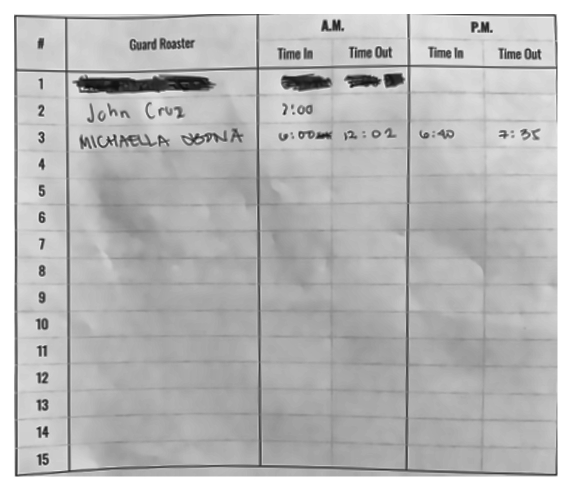
#> input picture storage/_dad_test_out/full_preprocessed.jpg, 1143 x 981 px (shown at 1/2 size)
$ python -i dad_form_ocr_prep.py   (imports and definitions only)
#> lines starting #> are read from the running program, lines starting #| are printed output that depends on the picture
#> further down, picture is the input picture: shape (981, 1143, 3); min 6, max 255, mean 185.4
#!/usr/bin/env python3
"""
Daily Time Record (DTR) — OpenCV table grid detection + per-column crops for isolated OCR.
Columns: Guard Roaster, A.M. Time In/Out, P.M. Time In/Out (+ POST field above table).
"""
from __future__ import annotations

import json
import os
import re
import sys
from pathlib import Path
from typing import Any

import cv2
import numpy as np

try:
    from scipy import ndimage
except ImportError:
    ndimage = None  # type: ignore

# Golden Z DTR template (normalized) after perspective warp — col_name starts after # column
FALLBACK = {
    "post": (0.08, 0.20, 0.92, 0.28),
    "col_name": (0.14, 0.30, 0.38, 0.88),
    "col_am_in": (0.38, 0.30, 0.52, 0.88),
    "col_am_out": (0.52, 0.30, 0.66, 0.88),
    "col_pm_in": (0.66, 0.30, 0.80, 0.88),
    "col_pm_out": (0.80, 0.30, 0.96, 0.88),
}

# Narrow left column is row # (1–15); guard roster starts after it
ROW_NUM_COL_MAX_FRAC = 0.14


# [34 lines left out: functions order_points, four_point_transform, find_document_quad, not called in this run]


def preprocess(bgr: np.ndarray) -> np.ndarray:
    gray = cv2.cvtColor(bgr, cv2.COLOR_BGR2GRAY)
    h, w = gray.shape[:2]
#> h = 981; w = 1143
    gray = cv2.resize(gray, (int(w * 2.5), int(h * 2.5)), interpolation=cv2.INTER_CUBIC)
#> gray: shape (2452, 2857)
    gray = cv2.fastNlMeansDenoising(gray, None, h=6, templateWindowSize=7, searchWindowSize=21)
    clahe = cv2.createCLAHE(clipLimit=2.2, tileGridSize=(8, 8))
    gray = clahe.apply(gray)
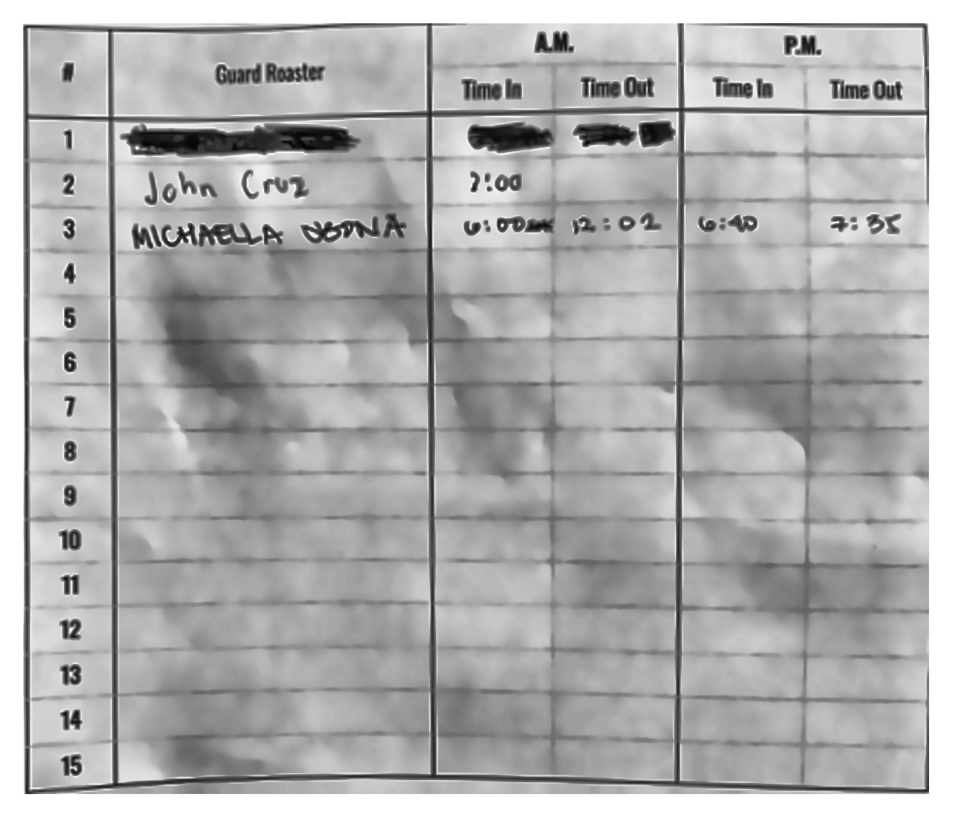
#> gray: shape (2452, 2857) (shown at 1/3 size); min 3, max 255, mean 174.5
    blur = cv2.GaussianBlur(gray, (0, 0), 1.0)
    return cv2.addWeighted(gray, 1.3, blur, -0.3, 0)


def add_border(gray: np.ndarray, px: int = 28) -> np.ndarray:
    return cv2.copyMakeBorder(gray, px, px, px, px, cv2.BORDER_CONSTANT, value=255)


# [236 lines left out: functions table_structure, dad_table_column_regions, cluster_positions, is_row_number_line, skip_header_lines, crop_norm and 1 more, not called in this run]


# [2 lines not run here, left out]

>>> import cv2
>>> picture = cv2.imread('../storage/_dad_test_out/full_preprocessed.jpg')
>>> result = preprocess(picture)
